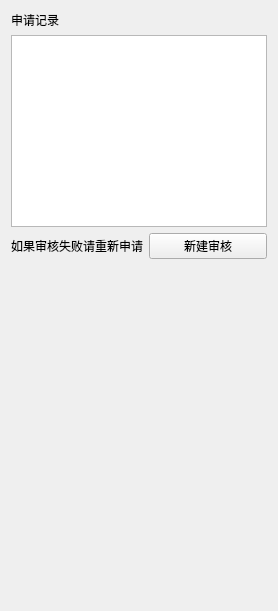
                                        <widget class="QWidget" name="tab_12">
                                            <attribute name="title">
                                                <string>国家奖助</string>
                                            </attribute>
                                            <layout class="QVBoxLayout" name="verticalLayout_10">
                                                <item>
                                                    <layout class="QVBoxLayout" name="verticalLayout_3">
                                                        <item>
                                                            <layout class="QVBoxLayout" name="verticalLayout_15">
                                                                <item>
                                                                    <widget class="QLabel" name="label_63">
                                                                        <property name="text">
                                                                            <string>申请记录</string>
                                                                        </property>
                                                                    </widget>
                                                                </item>
                                                                <item>
                                                                    <widget class="QTableWidget" name="tableWidget_4"/>
                                                                </item>
                                                            </layout>
                                                        </item>
                                                        <item>
                                                            <layout class="QHBoxLayout" name="horizontalLayout_72">
                                                                <item>
                                                                    <widget class="QLabel" name="label_65">
                                                                        <property name="text">
                                                                            <string>如果审核失败请重新申请</string>
                                                                        </property>
                                                                    </widget>
                                                                </item>
                                                                <item>
                                                                    <widget class="QPushButton" name="pushButton_6">
                                                                        <property name="text">
                                                                            <string>新建审核</string>
                                                                        </property>
                                                                    </widget>
                                                                </item>
                                                            </layout>
                                                        </item>
                                                    </layout>
                                                </item>
                                                <item>
                                                    <spacer name="verticalSpacer_6">
                                                        <property name="orientation">
                                                            <enum>Qt::Vertical</enum>
                                                        </property>
                                                        <property name="sizeHint" stdset="0">
                                                            <size>
                                                                <width>20</width>
                                                                <height>341</height>
                                                            </size>
                                                        </property>
                                                    </spacer>
                                                </item>
                                            </layout>
                                        </widget>
